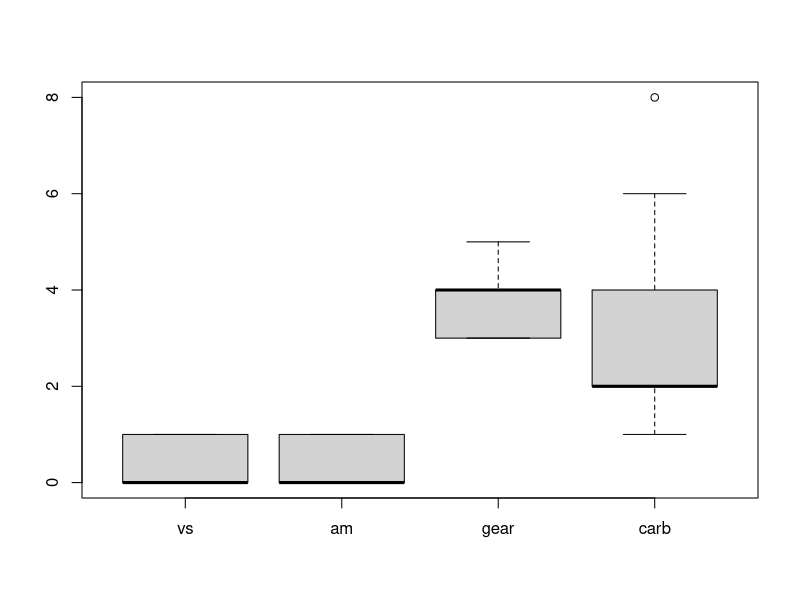
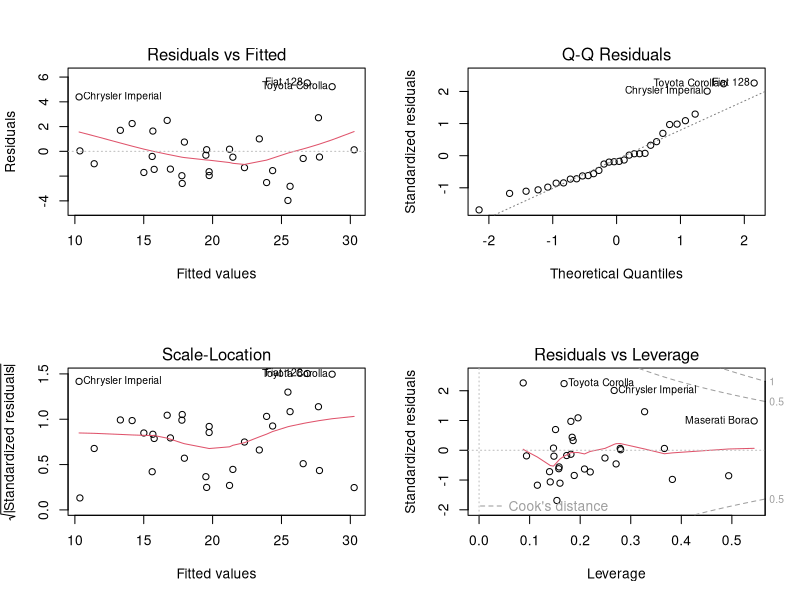

Write the R code that produced these figures, in order.
str(mtcars)
summary(mtcars)

boxplot(mtcars[, 8:11])

mlmData <- lm(mpg ~ cyl + disp + hp + drat + wt + qsec, data = mtcars)

mlmData

summary(mlmData)

par(mfrow = c(2,2))
plot(mlmData)
